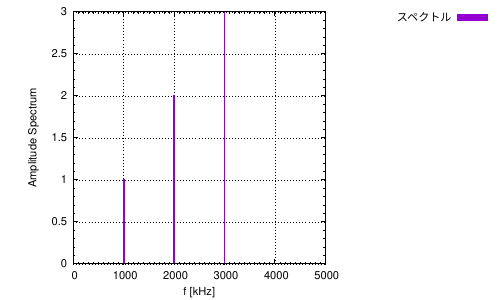

The gnuplot source for this figure:
set datafile separator ","
version = 3
name = "spectrum".version

set terminal pdf enhanced
set output name.".pdf"

set style fill solid
set autoscale
set size square
set key
set key outside right
set key width 0
set grid
set xr [0:5000]
#set yr [0:1.1]
set mxtics 10
set mytics
set xlabel "f [kHz]"
set ylabel "Amplitude Spectrum"
#set logscale x

plot name.".dat" using 1:2 w boxes title "スペクトル"
